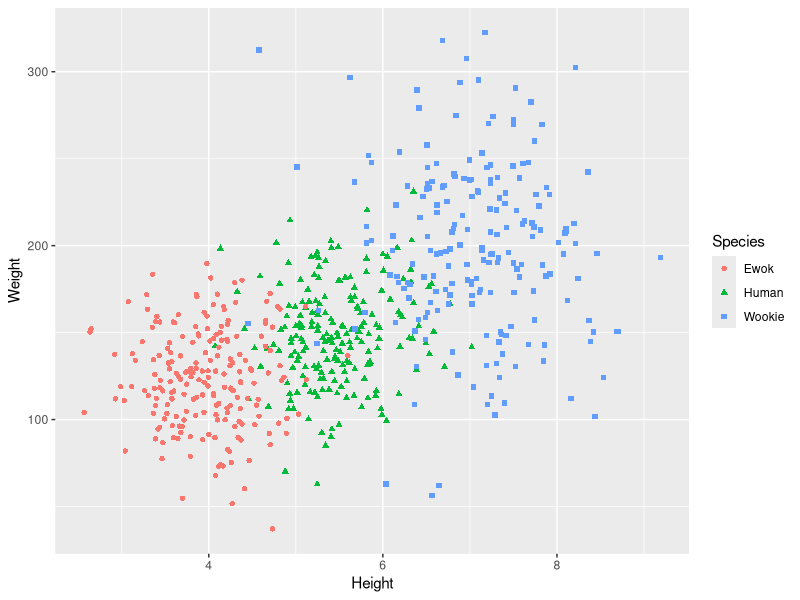

This chart was generated by the following R code:
## ---- chunk 1
knitr::opts_chunk$set(echo = FALSE)
## ---- chunk 2
set.seed(1234)

HumanHeight <- rnorm(200, mean = 5.5, sd = .5)
WookieHeight <- rnorm(200, mean = 7.0, sd = .75)
EwokHeight <- rnorm(200, mean = 4, sd = .5)

HumanWeight <- rnorm(200, mean = 150, sd = 30)
WookieWeight <- rnorm(200, mean = 200, sd = 50)
EwokWeight <- rnorm(200, mean = 125, sd = 30)

SWSpecies <- data.frame(Species = c(rep("Human", 200), rep("Wookie", 200), rep("Ewok", 200)), Height = c(HumanHeight, WookieHeight, EwokHeight), Weight = c(HumanWeight, WookieWeight, EwokWeight))

library(ggplot2)

ggplot(SWSpecies, aes(x=Height, y=Weight, color=Species, shape=Species)) +
  geom_point()

library(dplyr)

#Split into training and test
TrainingData <- SWSpecies %>%
  group_by(Species) %>%
  slice(1:133) %>%
  ungroup()

TestData <- SWSpecies %>%
  group_by(Species) %>%
  slice(134:200) %>%
  ungroup()

library(class)
SpeciesPrediction <- knn(train = select(TrainingData, Height, Weight), test = select(TestData, Height, Weight), cl = TrainingData$Species, k=3)

library(knitr)
library(kableExtra)
options(knitr.table.format = "html")
## ---- chunk 3
FirstTest <- cbind(TestData, SpeciesPrediction)
FirstTest %>%  kable("html") %>%
  kable_styling(bootstrap_options = c("striped"))
